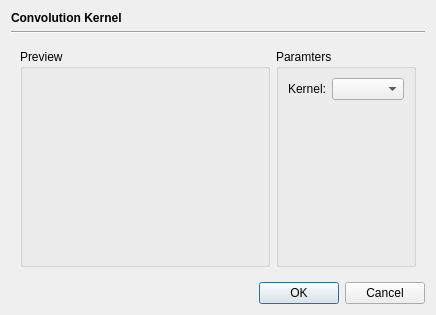
<?xml version="1.0" encoding="UTF-8"?>
<ui version="4.0">
 <class>OpKernelDialog</class>
 <widget class="QDialog" name="OpKernelDialog">
  <property name="geometry">
   <rect>
    <x>0</x>
    <y>0</y>
    <width>436</width>
    <height>315</height>
   </rect>
  </property>
  <property name="sizePolicy">
   <sizepolicy hsizetype="Fixed" vsizetype="Preferred">
    <horstretch>0</horstretch>
    <verstretch>0</verstretch>
   </sizepolicy>
  </property>
  <property name="windowTitle">
   <string>Dialog</string>
  </property>
  <layout class="QVBoxLayout" name="verticalLayout">
   <item>
    <widget class="QLabel" name="label">
     <property name="font">
      <font>
       <bold>true</bold>
      </font>
     </property>
     <property name="text">
      <string>Convolution Kernel</string>
     </property>
    </widget>
   </item>
   <item>
    <widget class="Line" name="line">
     <property name="orientation">
      <enum>Qt::Horizontal</enum>
     </property>
    </widget>
   </item>
   <item>
    <widget class="QWidget" name="widget_2" native="true">
     <layout class="QHBoxLayout" name="horizontalLayout">
      <item>
       <widget class="QGroupBox" name="groupBox_2">
        <property name="sizePolicy">
         <sizepolicy hsizetype="Preferred" vsizetype="Preferred">
          <horstretch>1</horstretch>
          <verstretch>1</verstretch>
         </sizepolicy>
        </property>
        <property name="title">
         <string>Preview</string>
        </property>
        <layout class="QVBoxLayout" name="verticalLayout_2"/>
       </widget>
      </item>
      <item>
       <widget class="QGroupBox" name="groupBox">
        <property name="title">
         <string>Paramters</string>
        </property>
        <layout class="QGridLayout" name="gridLayout">
         <item row="0" column="0">
          <widget class="QLabel" name="label_2">
           <property name="text">
            <string>Kernel:</string>
           </property>
          </widget>
         </item>
         <item row="0" column="1">
          <widget class="QComboBox" name="kernelBox">
           <property name="sizePolicy">
            <sizepolicy hsizetype="Preferred" vsizetype="Fixed">
             <horstretch>1</horstretch>
             <verstretch>0</verstretch>
            </sizepolicy>
           </property>
          </widget>
         </item>
         <item row="1" column="1">
          <spacer name="verticalSpacer">
           <property name="orientation">
            <enum>Qt::Vertical</enum>
           </property>
           <property name="sizeHint" stdset="0">
            <size>
             <width>20</width>
             <height>40</height>
            </size>
           </property>
          </spacer>
         </item>
        </layout>
       </widget>
      </item>
     </layout>
    </widget>
   </item>
   <item>
    <widget class="QDialogButtonBox" name="buttonBox">
     <property name="orientation">
      <enum>Qt::Horizontal</enum>
     </property>
     <property name="standardButtons">
      <set>QDialogButtonBox::Cancel|QDialogButtonBox::Ok</set>
     </property>
    </widget>
   </item>
  </layout>
 </widget>
 <resources/>
 <connections>
  <connection>
   <sender>buttonBox</sender>
   <signal>accepted()</signal>
   <receiver>OpKernelDialog</receiver>
   <slot>accept()</slot>
   <hints>
    <hint type="sourcelabel">
     <x>248</x>
     <y>254</y>
    </hint>
    <hint type="destinationlabel">
     <x>157</x>
     <y>274</y>
    </hint>
   </hints>
  </connection>
  <connection>
   <sender>buttonBox</sender>
   <signal>rejected()</signal>
   <receiver>OpKernelDialog</receiver>
   <slot>reject()</slot>
   <hints>
    <hint type="sourcelabel">
     <x>316</x>
     <y>260</y>
    </hint>
    <hint type="destinationlabel">
     <x>286</x>
     <y>274</y>
    </hint>
   </hints>
  </connection>
 </connections>
</ui>
